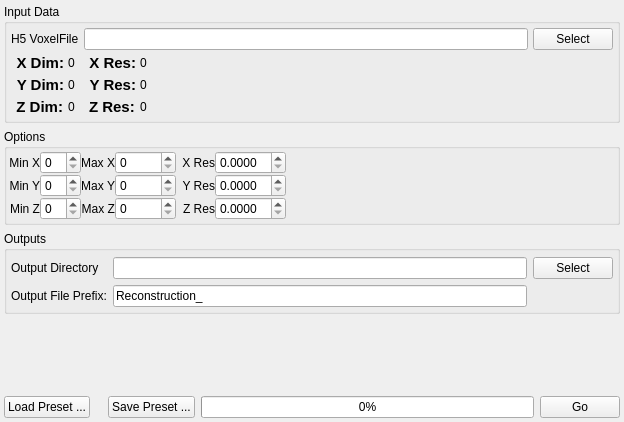
<?xml version="1.0" encoding="UTF-8"?>
<ui version="4.0">
 <class>VolumeOpsWidget</class>
 <widget class="QWidget" name="VolumeOpsWidget">
  <property name="geometry">
   <rect>
    <x>0</x>
    <y>0</y>
    <width>624</width>
    <height>422</height>
   </rect>
  </property>
  <property name="sizePolicy">
   <sizepolicy hsizetype="Expanding" vsizetype="Expanding">
    <horstretch>0</horstretch>
    <verstretch>0</verstretch>
   </sizepolicy>
  </property>
  <property name="windowTitle">
   <string>Form</string>
  </property>
  <layout class="QGridLayout" name="gridLayout_7">
   <property name="margin">
    <number>4</number>
   </property>
   <item row="0" column="0">
    <widget class="QGroupBox" name="groupBox_3">
     <property name="title">
      <string>Input Data</string>
     </property>
     <layout class="QGridLayout" name="gridLayout_5">
      <property name="margin">
       <number>4</number>
      </property>
      <property name="spacing">
       <number>4</number>
      </property>
      <item row="0" column="0" colspan="3">
       <layout class="QGridLayout" name="gridLayout_2">
        <property name="horizontalSpacing">
         <number>5</number>
        </property>
        <item row="0" column="0">
         <widget class="QLabel" name="label">
          <property name="text">
           <string>H5 VoxelFile</string>
          </property>
         </widget>
        </item>
        <item row="0" column="1">
         <widget class="QFSDropLineEdit" name="m_H5InputFile"/>
        </item>
        <item row="0" column="2">
         <widget class="QPushButton" name="m_H5Btn">
          <property name="text">
           <string>Select</string>
          </property>
         </widget>
        </item>
       </layout>
      </item>
      <item row="1" column="0">
       <layout class="QFormLayout" name="formLayout_3">
        <property name="leftMargin">
         <number>5</number>
        </property>
        <property name="rightMargin">
         <number>5</number>
        </property>
        <item row="0" column="0">
         <widget class="QLabel" name="label_13">
          <property name="font">
           <font>
            <pointsize>11</pointsize>
            <weight>75</weight>
            <bold>true</bold>
           </font>
          </property>
          <property name="text">
           <string>X Dim:</string>
          </property>
          <property name="alignment">
           <set>Qt::AlignRight|Qt::AlignTrailing|Qt::AlignVCenter</set>
          </property>
         </widget>
        </item>
        <item row="0" column="1">
         <widget class="QLabel" name="m_xDim">
          <property name="text">
           <string>0</string>
          </property>
         </widget>
        </item>
        <item row="1" column="0">
         <widget class="QLabel" name="label_14">
          <property name="font">
           <font>
            <pointsize>11</pointsize>
            <weight>75</weight>
            <bold>true</bold>
           </font>
          </property>
          <property name="text">
           <string>Y Dim:</string>
          </property>
          <property name="alignment">
           <set>Qt::AlignRight|Qt::AlignTrailing|Qt::AlignVCenter</set>
          </property>
         </widget>
        </item>
        <item row="1" column="1">
         <widget class="QLabel" name="m_yDim">
          <property name="text">
           <string>0</string>
          </property>
         </widget>
        </item>
        <item row="2" column="0">
         <widget class="QLabel" name="label_15">
          <property name="font">
           <font>
            <pointsize>11</pointsize>
            <weight>75</weight>
            <bold>true</bold>
           </font>
          </property>
          <property name="text">
           <string>Z Dim:</string>
          </property>
          <property name="alignment">
           <set>Qt::AlignRight|Qt::AlignTrailing|Qt::AlignVCenter</set>
          </property>
         </widget>
        </item>
        <item row="2" column="1">
         <widget class="QLabel" name="m_zDim">
          <property name="text">
           <string>0</string>
          </property>
         </widget>
        </item>
       </layout>
      </item>
      <item row="1" column="1">
       <layout class="QFormLayout" name="formLayout_4">
        <property name="leftMargin">
         <number>5</number>
        </property>
        <property name="rightMargin">
         <number>5</number>
        </property>
        <item row="0" column="0">
         <widget class="QLabel" name="label_16">
          <property name="font">
           <font>
            <pointsize>11</pointsize>
            <weight>75</weight>
            <bold>true</bold>
           </font>
          </property>
          <property name="text">
           <string>X Res:</string>
          </property>
          <property name="alignment">
           <set>Qt::AlignRight|Qt::AlignTrailing|Qt::AlignVCenter</set>
          </property>
         </widget>
        </item>
        <item row="0" column="1">
         <widget class="QLabel" name="m_XRes">
          <property name="text">
           <string>0</string>
          </property>
         </widget>
        </item>
        <item row="1" column="0">
         <widget class="QLabel" name="label_17">
          <property name="font">
           <font>
            <pointsize>11</pointsize>
            <weight>75</weight>
            <bold>true</bold>
           </font>
          </property>
          <property name="text">
           <string>Y Res:</string>
          </property>
          <property name="alignment">
           <set>Qt::AlignRight|Qt::AlignTrailing|Qt::AlignVCenter</set>
          </property>
         </widget>
        </item>
        <item row="1" column="1">
         <widget class="QLabel" name="m_YRes">
          <property name="text">
           <string>0</string>
          </property>
         </widget>
        </item>
        <item row="2" column="0">
         <widget class="QLabel" name="m_ZMax_2">
          <property name="font">
           <font>
            <pointsize>11</pointsize>
            <weight>75</weight>
            <bold>true</bold>
           </font>
          </property>
          <property name="text">
           <string>Z Res:</string>
          </property>
         </widget>
        </item>
        <item row="2" column="1">
         <widget class="QLabel" name="m_ZRes">
          <property name="text">
           <string>0</string>
          </property>
         </widget>
        </item>
       </layout>
      </item>
      <item row="1" column="2">
       <spacer name="horizontalSpacer_2">
        <property name="orientation">
         <enum>Qt::Horizontal</enum>
        </property>
        <property name="sizeHint" stdset="0">
         <size>
          <width>40</width>
          <height>20</height>
         </size>
        </property>
       </spacer>
      </item>
     </layout>
    </widget>
   </item>
   <item row="2" column="0">
    <widget class="QGroupBox" name="groupBox">
     <property name="title">
      <string>Outputs</string>
     </property>
     <layout class="QVBoxLayout" name="verticalLayout">
      <property name="spacing">
       <number>6</number>
      </property>
      <property name="leftMargin">
       <number>4</number>
      </property>
      <property name="topMargin">
       <number>6</number>
      </property>
      <property name="rightMargin">
       <number>4</number>
      </property>
      <property name="bottomMargin">
       <number>4</number>
      </property>
      <item>
       <layout class="QGridLayout" name="gridLayout">
        <item row="0" column="0">
         <widget class="QLabel" name="label_2">
          <property name="text">
           <string>Output Directory</string>
          </property>
         </widget>
        </item>
        <item row="0" column="1">
         <widget class="QFSDropLineEdit" name="m_OutputDir"/>
        </item>
        <item row="0" column="2">
         <widget class="QPushButton" name="m_OutputDirBtn">
          <property name="text">
           <string>Select</string>
          </property>
         </widget>
        </item>
        <item row="1" column="0">
         <widget class="QLabel" name="label_4">
          <property name="text">
           <string>Output File Prefix:</string>
          </property>
         </widget>
        </item>
        <item row="1" column="1">
         <widget class="QLineEdit" name="m_OutputFilePrefix">
          <property name="text">
           <string>Reconstruction_</string>
          </property>
         </widget>
        </item>
       </layout>
      </item>
     </layout>
    </widget>
   </item>
   <item row="3" column="0">
    <spacer name="verticalSpacer_2">
     <property name="orientation">
      <enum>Qt::Vertical</enum>
     </property>
     <property name="sizeHint" stdset="0">
      <size>
       <width>20</width>
       <height>40</height>
      </size>
     </property>
    </spacer>
   </item>
   <item row="4" column="0">
    <layout class="QHBoxLayout" name="horizontalLayout_16">
     <item>
      <widget class="QPushButton" name="m_LoadSettingsBtn">
       <property name="text">
        <string>Load Preset ...</string>
       </property>
      </widget>
     </item>
     <item>
      <spacer name="horizontalSpacer_14">
       <property name="orientation">
        <enum>Qt::Horizontal</enum>
       </property>
       <property name="sizeType">
        <enum>QSizePolicy::Fixed</enum>
       </property>
       <property name="sizeHint" stdset="0">
        <size>
         <width>12</width>
         <height>20</height>
        </size>
       </property>
      </spacer>
     </item>
     <item>
      <widget class="QPushButton" name="m_SaveSettingsBtn">
       <property name="text">
        <string>Save Preset ...</string>
       </property>
      </widget>
     </item>
     <item>
      <widget class="QProgressBar" name="m_progressBar">
       <property name="value">
        <number>0</number>
       </property>
      </widget>
     </item>
     <item>
      <widget class="QPushButton" name="m_GoBtn">
       <property name="text">
        <string>Go</string>
       </property>
      </widget>
     </item>
    </layout>
   </item>
   <item row="1" column="0">
    <widget class="QGroupBox" name="groupBox_2">
     <property name="sizePolicy">
      <sizepolicy hsizetype="Preferred" vsizetype="Preferred">
       <horstretch>0</horstretch>
       <verstretch>0</verstretch>
      </sizepolicy>
     </property>
     <property name="title">
      <string>Options</string>
     </property>
     <layout class="QGridLayout" name="gridLayout_3">
      <property name="horizontalSpacing">
       <number>6</number>
      </property>
      <property name="verticalSpacing">
       <number>0</number>
      </property>
      <property name="margin">
       <number>2</number>
      </property>
      <item row="0" column="0">
       <layout class="QGridLayout" name="gridLayout_4">
        <item row="0" column="1">
         <widget class="QSpinBox" name="m_xMin"/>
        </item>
        <item row="0" column="3">
         <widget class="QSpinBox" name="m_xMax">
          <property name="maximum">
           <number>10000</number>
          </property>
         </widget>
        </item>
        <item row="1" column="1">
         <widget class="QSpinBox" name="m_yMin"/>
        </item>
        <item row="1" column="3">
         <widget class="QSpinBox" name="m_yMax">
          <property name="maximum">
           <number>10000</number>
          </property>
         </widget>
        </item>
        <item row="2" column="1">
         <widget class="QSpinBox" name="m_zMin"/>
        </item>
        <item row="2" column="3">
         <widget class="QSpinBox" name="m_zMax">
          <property name="maximum">
           <number>10000</number>
          </property>
         </widget>
        </item>
        <item row="0" column="0">
         <widget class="QLabel" name="label_3">
          <property name="text">
           <string>Min X</string>
          </property>
          <property name="alignment">
           <set>Qt::AlignRight|Qt::AlignTrailing|Qt::AlignVCenter</set>
          </property>
         </widget>
        </item>
        <item row="1" column="0">
         <widget class="QLabel" name="label_5">
          <property name="text">
           <string>Min Y</string>
          </property>
          <property name="alignment">
           <set>Qt::AlignRight|Qt::AlignTrailing|Qt::AlignVCenter</set>
          </property>
         </widget>
        </item>
        <item row="2" column="0">
         <widget class="QLabel" name="label_6">
          <property name="text">
           <string>Min Z</string>
          </property>
          <property name="alignment">
           <set>Qt::AlignRight|Qt::AlignTrailing|Qt::AlignVCenter</set>
          </property>
         </widget>
        </item>
        <item row="2" column="2">
         <widget class="QLabel" name="label_7">
          <property name="text">
           <string>Max Z</string>
          </property>
          <property name="alignment">
           <set>Qt::AlignRight|Qt::AlignTrailing|Qt::AlignVCenter</set>
          </property>
         </widget>
        </item>
        <item row="1" column="2">
         <widget class="QLabel" name="label_8">
          <property name="text">
           <string>Max Y</string>
          </property>
          <property name="alignment">
           <set>Qt::AlignRight|Qt::AlignTrailing|Qt::AlignVCenter</set>
          </property>
         </widget>
        </item>
        <item row="0" column="2">
         <widget class="QLabel" name="label_9">
          <property name="text">
           <string>Max X</string>
          </property>
          <property name="alignment">
           <set>Qt::AlignRight|Qt::AlignTrailing|Qt::AlignVCenter</set>
          </property>
         </widget>
        </item>
       </layout>
      </item>
      <item row="0" column="1">
       <layout class="QGridLayout" name="gridLayout_6">
        <item row="0" column="0">
         <widget class="QLabel" name="label_10">
          <property name="text">
           <string>X Res</string>
          </property>
          <property name="alignment">
           <set>Qt::AlignRight|Qt::AlignTrailing|Qt::AlignVCenter</set>
          </property>
         </widget>
        </item>
        <item row="0" column="1">
         <widget class="QDoubleSpinBox" name="m_XRes_New">
          <property name="decimals">
           <number>4</number>
          </property>
         </widget>
        </item>
        <item row="1" column="0">
         <widget class="QLabel" name="label_11">
          <property name="text">
           <string>Y Res</string>
          </property>
          <property name="alignment">
           <set>Qt::AlignRight|Qt::AlignTrailing|Qt::AlignVCenter</set>
          </property>
         </widget>
        </item>
        <item row="2" column="0">
         <widget class="QLabel" name="label_12">
          <property name="text">
           <string>Z Res</string>
          </property>
          <property name="alignment">
           <set>Qt::AlignRight|Qt::AlignTrailing|Qt::AlignVCenter</set>
          </property>
         </widget>
        </item>
        <item row="1" column="1">
         <widget class="QDoubleSpinBox" name="m_YRes_New">
          <property name="decimals">
           <number>4</number>
          </property>
         </widget>
        </item>
        <item row="2" column="1">
         <widget class="QDoubleSpinBox" name="m_ZRes_New">
          <property name="decimals">
           <number>4</number>
          </property>
         </widget>
        </item>
       </layout>
      </item>
      <item row="0" column="2">
       <spacer name="horizontalSpacer">
        <property name="orientation">
         <enum>Qt::Horizontal</enum>
        </property>
        <property name="sizeHint" stdset="0">
         <size>
          <width>40</width>
          <height>20</height>
         </size>
        </property>
       </spacer>
      </item>
     </layout>
    </widget>
   </item>
  </layout>
 </widget>
 <customwidgets>
  <customwidget>
   <class>QFSDropLineEdit</class>
   <extends>QLineEdit</extends>
   <header location="global">QFSDropLineEdit.h</header>
  </customwidget>
 </customwidgets>
 <resources>
  <include location="../../../../Resources/icons/images/Icons.qrc"/>
 </resources>
 <connections/>
</ui>
